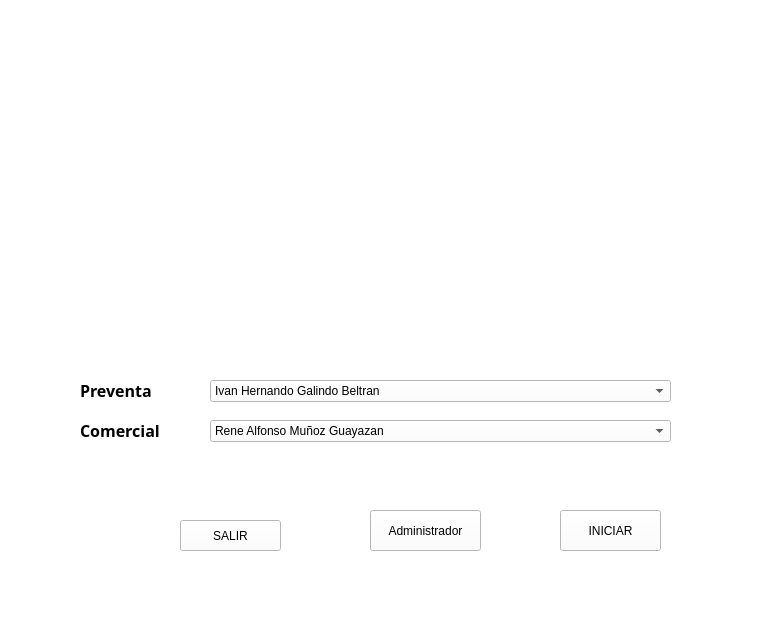
<?xml version="1.0" encoding="UTF-8"?>
<ui version="4.0">
 <class>principal</class>
 <widget class="QMainWindow" name="principal">
  <property name="geometry">
   <rect>
    <x>0</x>
    <y>0</y>
    <width>782</width>
    <height>634</height>
   </rect>
  </property>
  <property name="windowTitle">
   <string>MainWindow</string>
  </property>
  <property name="windowOpacity">
   <double>150.000000000000000</double>
  </property>
  <property name="styleSheet">
   <string notr="true">background-color: rgb(255, 255, 255)</string>
  </property>
  <widget class="QWidget" name="centralwidget">
   <widget class="QPushButton" name="boton_iniciar">
    <property name="geometry">
     <rect>
      <x>560</x>
      <y>510</y>
      <width>101</width>
      <height>41</height>
     </rect>
    </property>
    <property name="text">
     <string>INICIAR</string>
    </property>
   </widget>
   <widget class="QPushButton" name="boton_salir">
    <property name="geometry">
     <rect>
      <x>180</x>
      <y>520</y>
      <width>101</width>
      <height>31</height>
     </rect>
    </property>
    <property name="text">
     <string>SALIR</string>
    </property>
   </widget>
   <widget class="QComboBox" name="lista_gente">
    <property name="geometry">
     <rect>
      <x>210</x>
      <y>380</y>
      <width>461</width>
      <height>22</height>
     </rect>
    </property>
    <item>
     <property name="text">
      <string>Ivan Hernando Galindo Beltran</string>
     </property>
    </item>
    <item>
     <property name="text">
      <string>Camilo Roberto Sanchez Melendez</string>
     </property>
    </item>
    <item>
     <property name="text">
      <string>Gabriel Ojeda Lara</string>
     </property>
    </item>
    <item>
     <property name="text">
      <string>Juan Fernando Garces Bohorquez</string>
     </property>
    </item>
    <item>
     <property name="text">
      <string>Yaneth Patricia Cuta Colmenares</string>
     </property>
    </item>
    <item>
     <property name="text">
      <string>German Uriel Osorio Cortes</string>
     </property>
    </item>
   </widget>
   <widget class="QLabel" name="label_3">
    <property name="geometry">
     <rect>
      <x>80</x>
      <y>380</y>
      <width>111</width>
      <height>21</height>
     </rect>
    </property>
    <property name="font">
     <font>
      <family>Arial Black</family>
      <pointsize>12</pointsize>
      <weight>75</weight>
      <bold>true</bold>
     </font>
    </property>
    <property name="text">
     <string>Preventa</string>
    </property>
   </widget>
   <widget class="QLabel" name="label_4">
    <property name="geometry">
     <rect>
      <x>80</x>
      <y>420</y>
      <width>121</width>
      <height>21</height>
     </rect>
    </property>
    <property name="font">
     <font>
      <family>Arial Black</family>
      <pointsize>12</pointsize>
      <weight>75</weight>
      <bold>true</bold>
     </font>
    </property>
    <property name="text">
     <string>Comercial</string>
    </property>
   </widget>
   <widget class="QComboBox" name="lista_gente_2">
    <property name="geometry">
     <rect>
      <x>210</x>
      <y>420</y>
      <width>461</width>
      <height>22</height>
     </rect>
    </property>
    <item>
     <property name="text">
      <string>Rene Alfonso Muñoz Guayazan</string>
     </property>
    </item>
    <item>
     <property name="text">
      <string>Alfonso Rodriguez Jimenez</string>
     </property>
    </item>
    <item>
     <property name="text">
      <string>Jose Antonio Garica Garcia</string>
     </property>
    </item>
    <item>
     <property name="text">
      <string>Estrella MAria Fonseca Sierra</string>
     </property>
    </item>
    <item>
     <property name="text">
      <string>María Catherine Gutiérrez Lizcano</string>
     </property>
    </item>
    <item>
     <property name="text">
      <string>Javier Hernan Triana Aldana</string>
     </property>
    </item>
    <item>
     <property name="text">
      <string>German Marin Muñoz</string>
     </property>
    </item>
    <item>
     <property name="text">
      <string>Adriana del Pilar Sanchez Puentes</string>
     </property>
    </item>
    <item>
     <property name="text">
      <string>Mariem Paola Ortigoza Perez</string>
     </property>
    </item>
    <item>
     <property name="text">
      <string>Tatiana Benitez Gonzales</string>
     </property>
    </item>
    <item>
     <property name="text">
      <string>Cesar Raul Barrios Cortes</string>
     </property>
    </item>
    <item>
     <property name="text">
      <string>Luis Carlos Gutierrez Osorio</string>
     </property>
    </item>
    <item>
     <property name="text">
      <string>Francisco de Paula Otero Mora</string>
     </property>
    </item>
    <item>
     <property name="text">
      <string>Carlos Ignacio Mosquera Muñoz</string>
     </property>
    </item>
    <item>
     <property name="text">
      <string>Carolina Castillo Gomez</string>
     </property>
    </item>
    <item>
     <property name="text">
      <string>Fernando Gomez Morcillo</string>
     </property>
    </item>
    <item>
     <property name="text">
      <string>Juliett Elena Ossa Gil</string>
     </property>
    </item>
    <item>
     <property name="text">
      <string>Yeisy Paola Alba Alba</string>
     </property>
    </item>
    <item>
     <property name="text">
      <string>Julio Ernesto Lozano Garcia</string>
     </property>
    </item>
    <item>
     <property name="text">
      <string>Claudia Yaned Cardona Rojas</string>
     </property>
    </item>
    <item>
     <property name="text">
      <string>Andrea Maria Hamid Betancur </string>
     </property>
    </item>
    <item>
     <property name="text">
      <string>Frank Leonardo Parada Maury</string>
     </property>
    </item>
    <item>
     <property name="text">
      <string>Angelica Hernandez Beltran</string>
     </property>
    </item>
    <item>
     <property name="text">
      <string>Maria Fernanda Bolaño de la Cruz</string>
     </property>
    </item>
    <item>
     <property name="text">
      <string>Ana Lucia Fernandez Jimenez</string>
     </property>
    </item>
    <item>
     <property name="text">
      <string>Gustavo Adolfo Sandoval Rozo</string>
     </property>
    </item>
    <item>
     <property name="text">
      <string>Paulo Cesar Camacho Rosso</string>
     </property>
    </item>
    <item>
     <property name="text">
      <string>Sandra Estela Contreras Reina</string>
     </property>
    </item>
    <item>
     <property name="text">
      <string>Julian Fernando Arango Giraldo</string>
     </property>
    </item>
    <item>
     <property name="text">
      <string>Claudia Ospina Cañaveral</string>
     </property>
    </item>
    <item>
     <property name="text">
      <string>Nuevo elemento</string>
     </property>
    </item>
    <item>
     <property name="text">
      <string>Maria del Pilar Giraldo </string>
     </property>
    </item>
    <item>
     <property name="text">
      <string>Jorge Eduardo Calcagni Castillo</string>
     </property>
    </item>
    <item>
     <property name="text">
      <string>Sheila Patricia Hernandez de Delgado</string>
     </property>
    </item>
    <item>
     <property name="text">
      <string>Claudia Patricia Gonzalez Rodriguez</string>
     </property>
    </item>
    <item>
     <property name="text">
      <string>Marolyn Dahiana Murillo Acosta</string>
     </property>
    </item>
    <item>
     <property name="text">
      <string>Sandra Patricia Sanchez Parra</string>
     </property>
    </item>
   </widget>
   <widget class="QLabel" name="label_2">
    <property name="geometry">
     <rect>
      <x>190</x>
      <y>60</y>
      <width>471</width>
      <height>251</height>
     </rect>
    </property>
    <property name="toolTip">
     <string>&lt;html&gt;&lt;head/&gt;&lt;body&gt;&lt;p&gt;&lt;img src=&quot;:/logo sonda/sonda.PNG&quot;/&gt;&lt;/p&gt;&lt;/body&gt;&lt;/html&gt;</string>
    </property>
    <property name="styleSheet">
     <string notr="true">border-image: url(:/logo sonda/sonda.PNG);</string>
    </property>
    <property name="text">
     <string/>
    </property>
   </widget>
   <widget class="QPushButton" name="boton_iniciar_2">
    <property name="geometry">
     <rect>
      <x>370</x>
      <y>510</y>
      <width>111</width>
      <height>41</height>
     </rect>
    </property>
    <property name="text">
     <string>Administrador</string>
    </property>
   </widget>
  </widget>
  <widget class="QMenuBar" name="menubar">
   <property name="geometry">
    <rect>
     <x>0</x>
     <y>0</y>
     <width>782</width>
     <height>26</height>
    </rect>
   </property>
  </widget>
  <widget class="QStatusBar" name="statusbar"/>
 </widget>
 <resources>
  <include location="../sonda.qrc"/>
 </resources>
 <connections/>
</ui>
